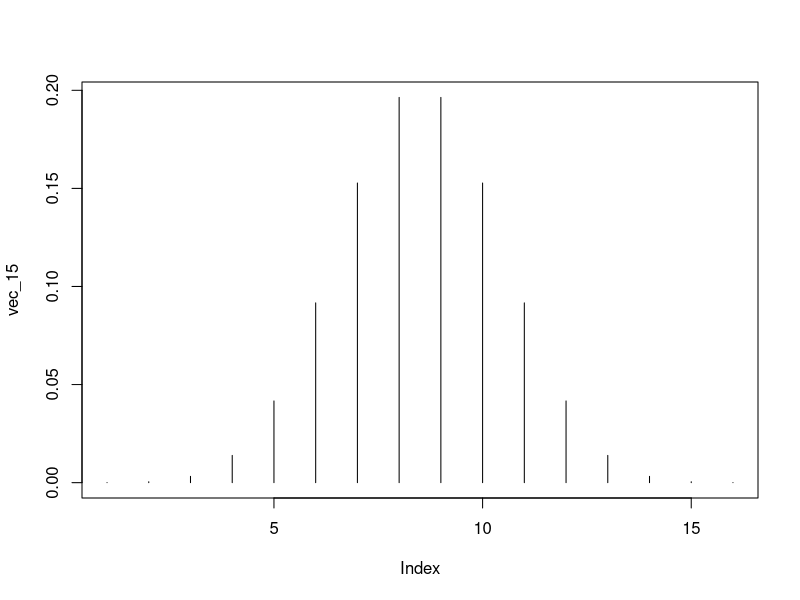

This figure's R source:
## ---- chunk 1
rbinom( n = 15, prob = 0.5, size = 1)
## ---- chunk 2
dbinom( x = 5, prob = 0.5, size = 15)
## ---- chunk 3
vec_15 <- dbinom( 0:15, prob = 0.5, size = 15)
vec_15
## ---- chunk 4
plot( vec_15, type = 'h' )
